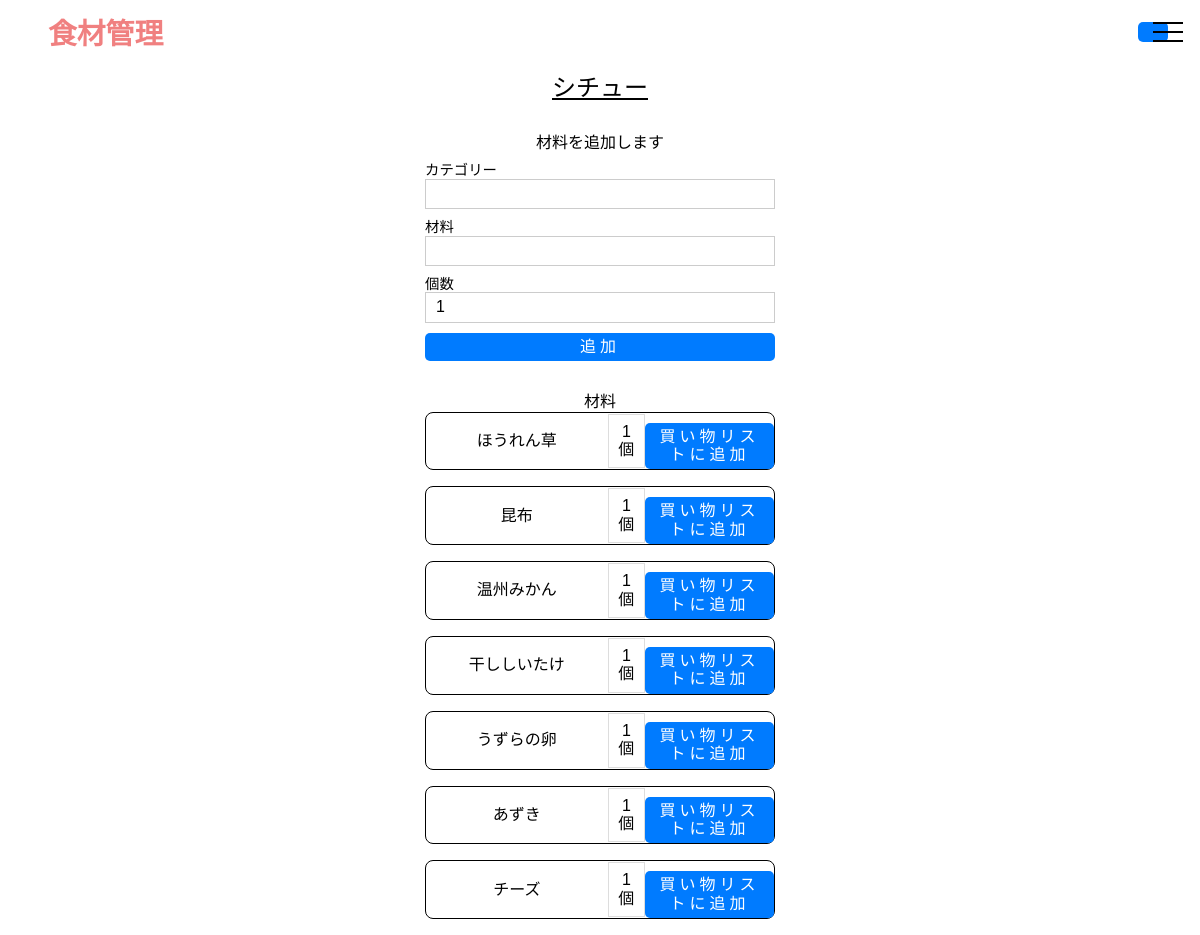
The app's page /menus/4/edit (signed in) with its own data.
### blueprints/menus/models.py (models this page shows)
class Menu(db.Model):
    __tablename__ = 'menus'
    id = db.Column(db.Integer, primary_key=True, autoincrement=True)
    user_id = db.Column(db.Integer, db.ForeignKey('users.id'), comment='ユーザーID', nullable=False)
    name = db.Column(db.String(128), comment='メニュー名', nullable=False)
    menu_material_menus = relationship("MenuMaterialMenu", back_populates="menus")
    __table_args__ = (UniqueConstraint('user_id', 'name', name='uix_user_id_menu_name'),)

class MenuMaterialMenu(db.Model):
    __tablename__ = 'menu_material_menus'
    id = db.Column(db.Integer, primary_key=True, autoincrement=True)
    user_id = db.Column(db.Integer, db.ForeignKey('users.id'), comment='ユーザーID', nullable=False)
    fixed_menu_material_id = db.Column(db.Integer, db.ForeignKey('fixed_menu_materials.id'), comment='メニュー材料ID',
                                       nullable=False)
    menu_id = db.Column(db.Integer, db.ForeignKey('menus.id'), comment='メニューID', nullable=False)
    memo = db.Column(db.String(128), comment='メモ')
    quantity = db.Column(db.Integer, comment='個数', nullable=False, default=1)
    fixed_menu_materials = relationship("FixedMenuMaterial", back_populates="menu_material_menus")
    menus = relationship("Menu", back_populates="menu_material_menus")
    __table_args__ = (
        UniqueConstraint('fixed_menu_material_id', 'menu_id', 'user_id', name='uix_menu_material_id_menu_id_user_id'),)

class FixedMenuMaterial(db.Model):
    __tablename__ = 'fixed_menu_materials'
    id = db.Column(db.Integer, primary_key=True, autoincrement=True)
    category_id = db.Column(db.Integer, db.ForeignKey('fixed_categories.id'), comment='カテゴリーID', nullable=False)
    name = db.Column(db.String(128), comment='献立材料名', nullable=False, unique=True)
    menu_material_menus = relationship("MenuMaterialMenu", back_populates="fixed_menu_materials")

### blueprints/menus/views.py (the view, shortened to what this page needs)
@menus.route('/<int:menu_id>/edit', methods=['GET', 'POST'])
@login_required
def edit_menu(menu_id):
    form = EditMenuForm()
    query = get_menu_materials_join_query(menu_id)
    menu_materials = query.all()
    menu = Menu.query.filter_by(id=menu_id, user_id=current_user.id).one()
    return render_template('menus/edit_menu.j2', menu=menu,
                           menu_materials=menu_materials, form=form)

### blueprints/menus/forms.py
class EditMenuForm(FlaskForm):
    menu_name = StringField('メニュー名', validators=[DataRequired(), Length(min=1, max=60)])
    category_id = QuerySelectField('カテゴリー', query_factory=category_choices, allow_blank=True,
                                   get_label='category_name', render_kw={'id': 'category_select'})
    menu_material_id = SelectField('材料', validators=[DataRequired()], render_kw={'id': 'material_select'})
    memo = StringField('メモ', validators=[Length(max=128)], render_kw={'id': 'memo'})
    quantity = IntegerField('個数', default=1, validators=[DataRequired()])

### blueprints/menus/forms.py (called while the page is built)
def category_choices():
    return FixedCategory.query.all()

### blueprints/menus/views.py (called while the page is built)
def get_menu_materials_join_query(menu_id):
    return db.session.query(FixedMenuMaterial.id, FixedMenuMaterial.name, MenuMaterialMenu.memo,
                            MenuMaterialMenu.quantity). \
        join(MenuMaterialMenu, FixedMenuMaterial.id == MenuMaterialMenu.fixed_menu_material_id). \
        join(Menu, MenuMaterialMenu.menu_id == Menu.id). \
        filter(MenuMaterialMenu.user_id == current_user.id, MenuMaterialMenu.menu_id == menu_id)

### blueprints/users/models.py (called while the page is built)
@login_manager.user_loader
def load_user(user_id):
    return User.query.get(int(user_id))

### templates/menus/edit_menu.j2 (shortened to what this page needs)
{% extends 'base.j2' %}
{% block content %}
    <div class="container">
        <h1>{{ menu.name }}</h1>
        <h2>材料を追加します</h2>
        <form method="POST" action="/menus/{{ menu.id }}/edit">
            {{ form.category_id.label }}{{ form.category_id }}
            {{ form.menu_material_id.label }}{{ form.menu_material_id }}
            {{ form.quantity.label }}{{ form.quantity }}
            <button type="submit">追加</button>
        </form>
        <h2>材料</h2>
        {% for material in menu_materials %}
            <ul>
                <li class="material" data-material_id="{{ material.id }}"><span
                        class="name">{{ material.name }}</span><span class="quantity">{{ material.quantity }}個</span>
                        <button class="add-to-shopping-list-btn" data-material_id="{{ material.id }}">買い物リストに追加</button>
                </li>
            </ul>
        {% endfor %}
    </div>
{% endblock %}

### static/css/destyle.css (style rules this page uses)
html { line-height: 1.15; -webkit-text-size-adjust: 100%; -webkit-tap-highlight-color: transparent; }
body { margin: 0; }
p, table, blockquote, address, pre, iframe, form, figure, dl { margin: 0; }
h1, h2, h3, h4, h5, h6 { font-size: inherit; font-weight: inherit; margin: 0; }
ul, ol { margin: 0; padding: 0; list-style: none; }
button, input, optgroup, select, textarea { -webkit-appearance: none; appearance: none; vertical-align: middle; color: inherit; font: inherit; background: transparent; padding: 0; margin: 0; border-radius: 0; text-align: inherit; text-transform: inherit; }
button, [type="button"], [type="reset"], [type="submit"] { cursor: pointer; }
option { padding: 0; }
[type="number"] { -moz-appearance: textfield; }
label[for] { cursor: pointer; }

### static/css/common.css (style rules this page uses)
body { font-family: Arial, sans-serif; }
.product_name, .category, .quantity, .purchase_date, .expiration_date { padding: 8px; border: 1px solid #ddd; }
.quantity { padding-left: .5rem; }
.add_inventory_form input, #category_select, #material_select { width: 100%; border: 1px solid #ccc; padding: 5px; background-color: white; cursor: pointer; margin-bottom: 1rem; }

### records on screen
Menu: name "シチュー"
MenuMaterialMenu: name "ほうれん草", quantity "1"
MenuMaterialMenu: name "昆布", quantity "1"
MenuMaterialMenu: name "温州みかん", quantity "1"
MenuMaterialMenu: name "干ししいたけ", quantity "1"
MenuMaterialMenu: name "うずらの卵", quantity "1"
MenuMaterialMenu: name "あずき", quantity "1"
MenuMaterialMenu: name "チーズ", quantity "1"
